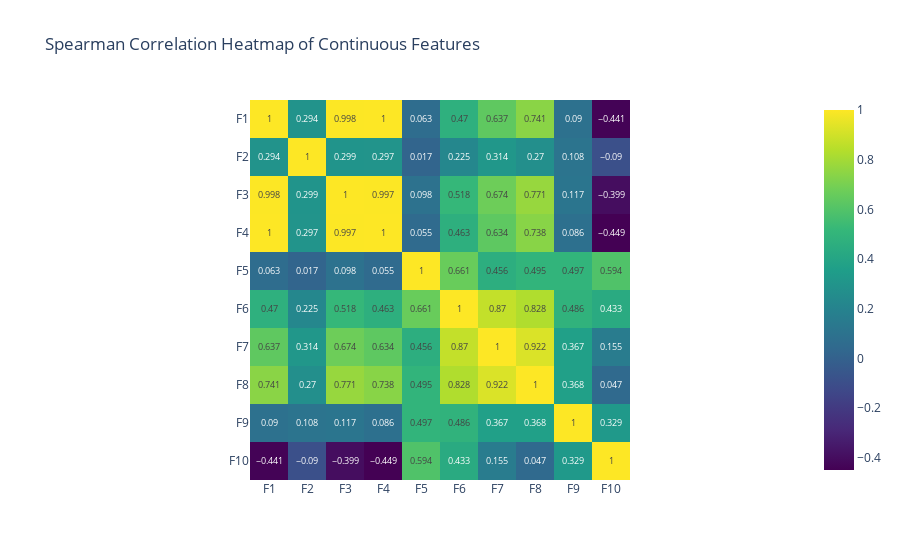

The notebook cell this image was saved under:
### Code cell
# correlation heatmap
spearman_correlation_matrix = eda.correlations(sample_df, type="spearman", printout="heatmap")

### Figure 1 — Plotly figure (JSON) as saved in the notebook; plotly's stock layout.template omitted (floating-point values rounded to 4 significant figures)
{"data": [{"coloraxis": "coloraxis", "hovertemplate": "x: %{x}<br>y: %{y}<br>color: %{z}<extra></extra>", "name": "0", "texttemplate": "%{z}", "type": "heatmap", "x": ["F1", "F2", "F3", "F4", "F5", "F6", "F7", "F8", "F9", "F10"], "xaxis": "x", "y": ["F1", "F2", "F3", "F4", "F5", "F6", "F7", "F8", "F9", "F10"], "yaxis": "y", "z": [[1, 0.294, 0.998, 1, 0.063, 0.47, 0.637, 0.741, 0.09, -0.441], [0.294, 1, 0.299, 0.297, 0.017, 0.225, 0.314, 0.27, 0.108, -0.09], [0.998, 0.299, 1, 0.997, 0.098, 0.518, 0.674, 0.771, 0.117, -0.399], [1, 0.297, 0.997, 1, 0.055, 0.463, 0.634, 0.738, 0.086, -0.449], [0.063, 0.017, 0.098, 0.055, 1, 0.661, 0.456, 0.495, 0.497, 0.594], [0.47, 0.225, 0.518, 0.463, 0.661, 1, 0.87, 0.828, 0.486, 0.433], [0.637, 0.314, 0.674, 0.634, 0.456, 0.87, 1, 0.922, 0.367, 0.155], [0.741, 0.27, 0.771, 0.738, 0.495, 0.828, 0.922, 1, 0.368, 0.047], [0.09, 0.108, 0.117, 0.086, 0.497, 0.486, 0.367, 0.368, 1, 0.329], [-0.441, -0.09, -0.399, -0.449, 0.594, 0.433, 0.155, 0.047, 0.329, 1]]}], "layout": {"coloraxis": {"colorscale": [[0, "#440154"], [0.1111, "#482878"], [0.2222, "#3e4989"], [0.3333, "#31688e"], [0.4444, "#26828e"], [0.5556, "#1f9e89"], [0.6667, "#35b779"], [0.7778, "#6ece58"], [0.8889, "#b5de2b"], [1, "#fde725"]]}, "title": {"text": "Spearman Correlation Heatmap of Continuous Features"}, "xaxis": {"anchor": "y", "constrain": "domain", "domain": [0, 1], "scaleanchor": "y"}, "yaxis": {"anchor": "x", "autorange": "reversed", "constrain": "domain", "domain": [0, 1]}}}
